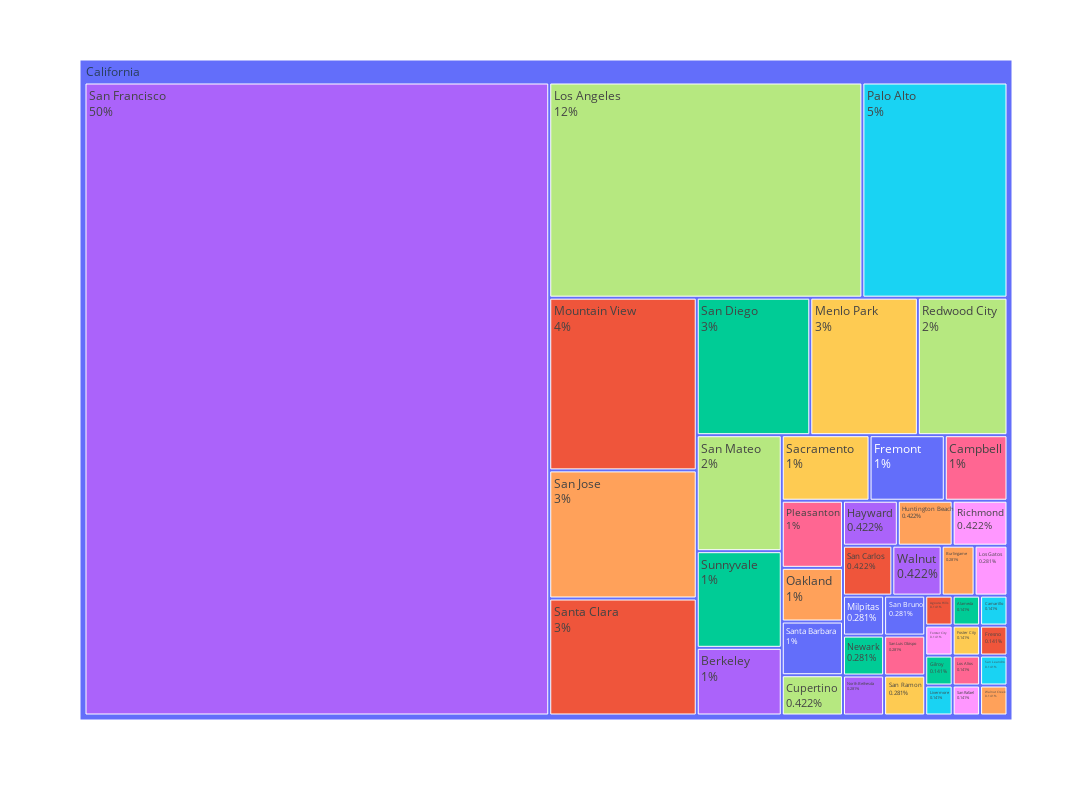

Here is the notebook cell this chart was saved with:
### Markdown cell above
Let's use more filter functions for the treemap chart.

Filter is now the column state with the entry California.

### Code cell
st_cat = df[["USState",
             "Location_HQ"]].groupby(["USState",
                                       "Location_HQ"], as_index=False).size()

import pandas as pd
import plotly.express as px


Ca_df = st_cat[st_cat['USState'] == 'California']

# Create the treemap using the filtered DataFrame
fig = px.treemap(Ca_df, width=1280, height=800,
                 path=["USState", "Location_HQ"], values='size',
                 color='Location_HQ')
fig.update_traces(textinfo="label+percent parent")
fig.show()

### Figure 1 — Plotly figure (JSON) as saved in the notebook; plotly's stock layout.template omitted (floating-point values rounded to 4 significant figures)
{"data": [{"branchvalues": "total", "customdata": [["(?)"], ["Agoura Hills"], ["Alameda"], ["Berkeley"], ["Burlingame"], ["Camarillo"], ["Campbell"], ["Cupertino"], ["Forster City"], ["Foster City"], ["Fremont"], ["Fresno"], ["Gilroy"], ["Hayward"], ["Huntington Beach"], ["Livermore"], ["Los Altos"], ["Los Angeles"], ["Los Gatos"], ["Menlo Park"], ["Milpitas"], ["Mountain View"], ["Newark"], ["North Bethesda"], ["Oakland"], ["Palo Alto"], ["Pleasanton"], ["Redwood City"], ["Richmond"], ["Sacramento"], ["San Bruno"], ["San Carlos"], ["San Diego"], ["San Francisco"], ["San Jose"], ["San Leandro"], ["San Luis Obispo"], ["San Mateo"], ["San Rafael"], ["San Ramon"], ["Santa Barbara"], ["Santa Clara"], ["Sunnyvale"], ["Walnut"], ["Walnut Creek"]], "domain": {"x": [0, 1], "y": [0, 1]}, "hovertemplate": "labels=%{label}<br>size=%{value}<br>parent=%{parent}<br>id=%{id}<br>Location_HQ=%{customdata[0]}<extra></extra>", "ids": ["California", "California/Agoura Hills", "California/Alameda", "California/Berkeley", "California/Burlingame", "California/Camarillo", "California/Campbell", "California/Cupertino", "California/Forster City", "California/Foster City", "California/Fremont", "California/Fresno", "California/Gilroy", "California/Hayward", "California/Huntington Beach", "California/Livermore", "California/Los Altos", "California/Los Angeles", "California/Los Gatos", "California/Menlo Park", "California/Milpitas", "California/Mountain View", "California/Newark", "California/North Bethesda", "California/Oakland", "California/Palo Alto", "California/Pleasanton", "California/Redwood City", "California/Richmond", "California/Sacramento", "California/San Bruno", "California/San Carlos", "California/San Diego", "California/San Francisco", "California/San Jose", "California/San Leandro", "California/San Luis Obispo", "California/San Mateo", "California/San Rafael", "California/San Ramon", "California/Santa Barbara", "California/Santa Clara", "California/Sunnyvale", "California/Walnut", "California/Walnut Creek"], "labels": ["California", "Agoura Hills", "Alameda", "Berkeley", "Burlingame", "Camarillo", "Campbell", "Cupertino", "Forster City", "Foster City", "Fremont", "Fresno", "Gilroy", "Hayward", "Huntington Beach", "Livermore", "Los Altos", "Los Angeles", "Los Gatos", "Menlo Park", "Milpitas", "Mountain View", "Newark", "North Bethesda", "Oakland", "Palo Alto", "Pleasanton", "Redwood City", "Richmond", "Sacramento", "San Bruno", "San Carlos", "San Diego", "San Francisco", "San Jose", "San Leandro", "San Luis Obispo", "San Mateo", "San Rafael", "San Ramon", "Santa Barbara", "Santa Clara", "Sunnyvale", "Walnut", "Walnut Creek"], "marker": {"colors": ["#636efa", "#EF553B", "#00cc96", "#ab63fa", "#FFA15A", "#19d3f3", "#FF6692", "#B6E880", "#FF97FF", "#FECB52", "#636efa", "#EF553B", "#00cc96", "#ab63fa", "#FFA15A", "#19d3f3", "#FF6692", "#B6E880", "#FF97FF", "#FECB52", "#636efa", "#EF553B", "#00cc96", "#ab63fa", "#FFA15A", "#19d3f3", "#FF6692", "#B6E880", "#FF97FF", "#FECB52", "#636efa", "#EF553B", "#00cc96", "#ab63fa", "#FFA15A", "#19d3f3", "#FF6692", "#B6E880", "#FF97FF", "#FECB52", "#636efa", "#EF553B", "#00cc96", "#ab63fa", "#FFA15A"]}, "name": "", "parents": ["", "California", "California", "California", "California", "California", "California", "California", "California", "California", "California", "California", "California", "California", "California", "California", "California", "California", "California", "California", "California", "California", "California", "California", "California", "California", "California", "California", "California", "California", "California", "California", "California", "California", "California", "California", "California", "California", "California", "California", "California", "California", "California", "California", "California"], "textinfo": "label+percent parent", "type": "treemap", "values": [711.0, 1.0, 1.0, 7.0, 2.0, 1.0, 5.0, 3.0, 1.0, 1.0, 6.0, 1.0, 1.0, 3.0, 3.0, 1.0, 1.0, 82.0, 2.0, 18.0, 2.0, 31.0, 2.0, 2.0, 4.0, 38.0, 5.0, 15.0, 3.0, 7.0, 2.0, 3.0, 19.0, 358.0, 23.0, 1.0, 2.0, 12.0, 1.0, 2.0, 4.0, 21.0, 10.0, 3.0, 1.0]}], "layout": {"height": 800, "legend": {"tracegroupgap": 0}, "margin": {"t": 60}, "width": 1280}}
